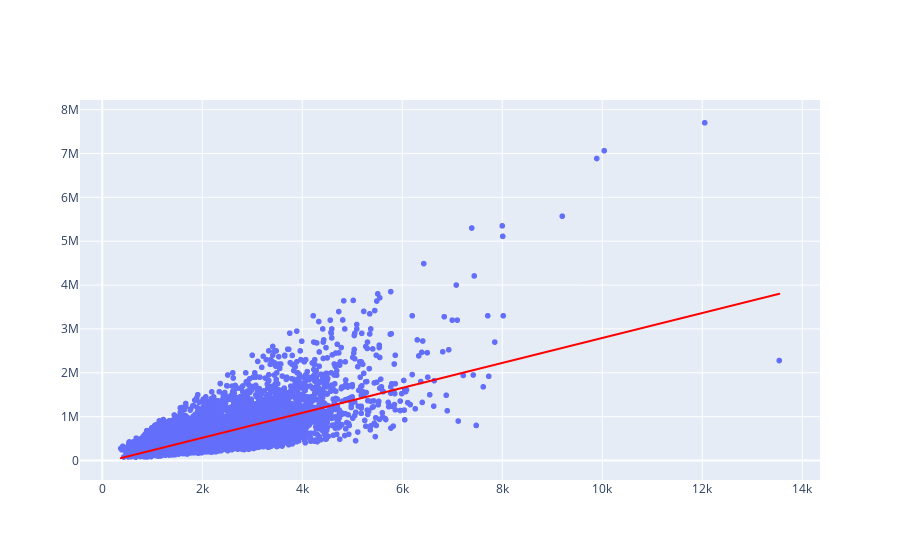

The cell this chart's notebook holds for it:
### Code cell
grath_1 = px.scatter(x = x_houses_train.ravel(), y = y_houses_train)
grath_2 = px.line(x = x_houses_train.ravel(), y = predict)
grath_2.data[0].line.color = 'red'

grath_3 =go.Figure(data=grath_1.data + grath_2.data )
grath_3

### Figure 1 — Plotly figure (JSON) as saved in the notebook; plotly's stock layout.template omitted (floating-point values rounded to 4 significant figures; data arrays with more than 128 entries replaced by an {"elided": "..."} marker saying what was removed)
{"data": [{"hovertemplate": "x=%{x}<br>y=%{y}<extra></extra>", "legendgroup": "", "marker": {"color": "#636efa", "symbol": "circle"}, "mode": "markers", "name": "", "showlegend": false, "type": "scattergl", "x": {"elided": "15130 int values"}, "xaxis": "x", "y": {"elided": "15130 int values"}, "yaxis": "y"}, {"hovertemplate": "x=%{x}<br>y=%{y}<extra></extra>", "legendgroup": "", "line": {"color": "red", "dash": "solid"}, "marker": {"symbol": "circle"}, "mode": "lines", "name": "", "showlegend": false, "type": "scattergl", "x": {"elided": "15130 int values"}, "xaxis": "x", "y": {"elided": "15130 float values"}, "yaxis": "y"}], "layout": {}}
